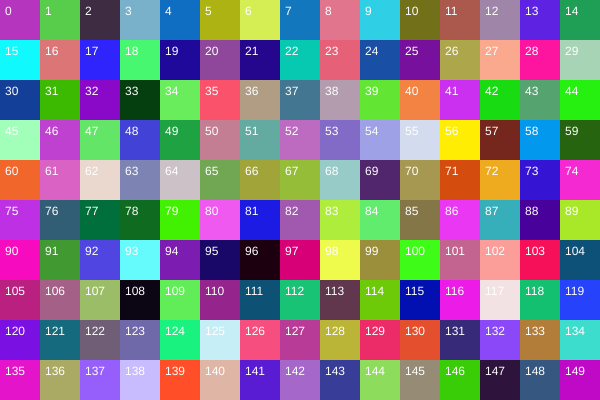
Frame 1 (no input)
Frame 60 (no input): identical to frame 1, image omitted
Frame 120 (the mouse pressed at the canvas centre since frame 60): identical to frame 1, image omitted

The p5.js sketch that drew this single still picture (run headless with seeded random() and noise() and a simulated clock; from frame 60 on, the mouse is pressed at the canvas centre):

// p5.js sketch
// ── sketch.js
function setup() {
  createCanvas(600, 400);

  noStroke();
  let gridSize = 40;
  let count = 0;
  for (let y = 0; y < height; y += gridSize) {
    for (let x = 0; x < width; x += gridSize) {
      fill(random(255), random(255), random(255));
      rect(x, y, gridSize, gridSize);
      fill(255);
      text(count, x + 5, y + 15);
      count++;
    }
  }
}

function draw() {
  //background(0);
}
